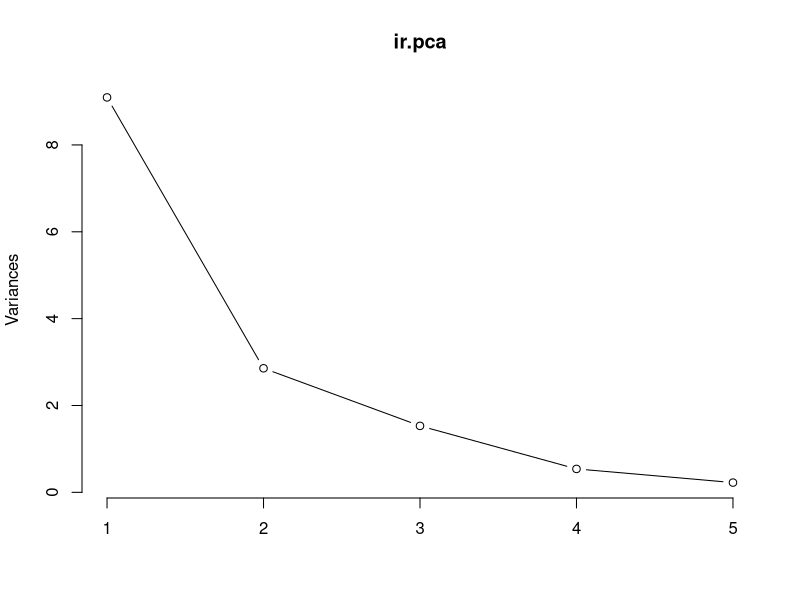
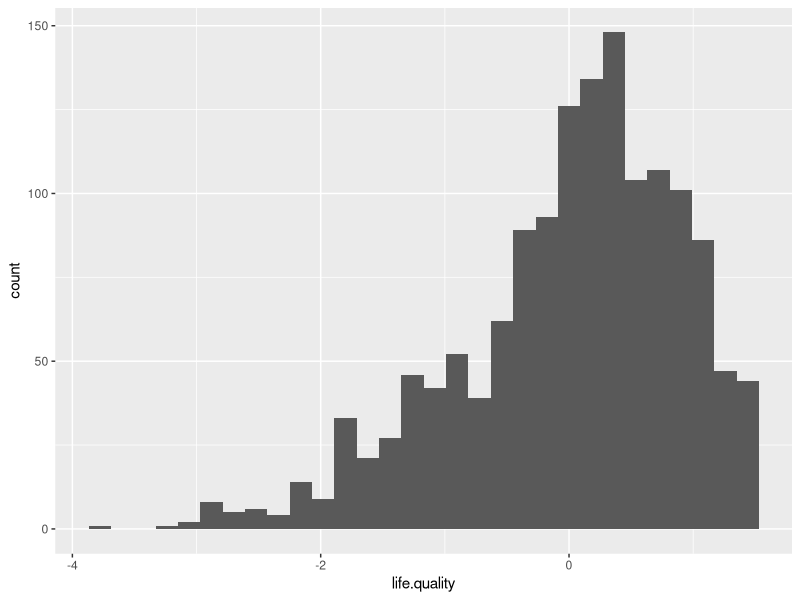

Generate these figures, in order, with R:
## ---- chunk 1
knitr::opts_chunk$set(echo = TRUE)
## ---- chunk 2
library(dplyr)
wvs.dat <- read.csv("./Data/au.edu.anu.ada.ddi.01252_F1.csv")
dim(wvs.dat)
## ---- chunk 3


recode_likert4 <- function(my_var) {
  as.numeric(as.character(recode(my_var,
                                  '1' = '4',
                                   '2' = '3',
                                   '3' = '2',
                                   '4' = '1',
                                  '-2' = NULL)))
}

recode_likert10 <- function(my_var) {
    as.numeric(as.character(recode(my_var,
                                  '1' = '10',
                                   '2' = '9',
                                   '3' = '8',
                                   '4' = '7',
                                   '5' = '6',
                                   '6' = '5',
                                   '7' = '4',
                                   '8' = '3',
                                   '9' = '2',
                                   '10' = '1',
                                  '-2' = NULL)))
}

recode_to_notnull <- function(my_var) {
  as.numeric(as.character(recode(my_var,
                                 '-2' = NULL,
                                 .default = my_var)))
}

## ---- chunk 4

wvs.dat$happiness <- recode_likert4(wvs.dat$V10)
wvs.dat$health <- recode_likert4(wvs.dat$V11)
wvs.dat$finances <- recode_to_notnull(wvs.dat$V59)
wvs.dat$satisfaction <- recode_to_notnull(wvs.dat$V23)
wvs.dat$freedom <- recode_to_notnull(wvs.dat$V55)

## ---- chunk 5
# A Scree Plot is a simple line segment plot that shows the fraction of total variance in the data as explained or represented by each PC.

ir.pca <- prcomp(na.omit(wvs.dat[,c("happiness",
                                    "health",
                                    "finances", 
                                    "satisfaction",
                                    "freedom")])) 
plot(ir.pca, type = "l") # variance latent variable ~ variance
## ---- chunk 6
library(psych)
library(ggplot2)
fa.fit <- fa(wvs.dat[,c("happiness",
                         "health",
                         "finances", 
                         "satisfaction",
                         "freedom")], 
             nfactors=1, rotate="varimax")

fa.fit
# MR1: is the factor load
# h2: how latent traits drives the observed variable
# u2: uniqueness u2 = 1 - h2

wvs.dat$life.quality <- fa.fit$scores
head(wvs.dat$life.quality)

ggplot(wvs.dat, aes(life.quality)) + 
  geom_histogram()


